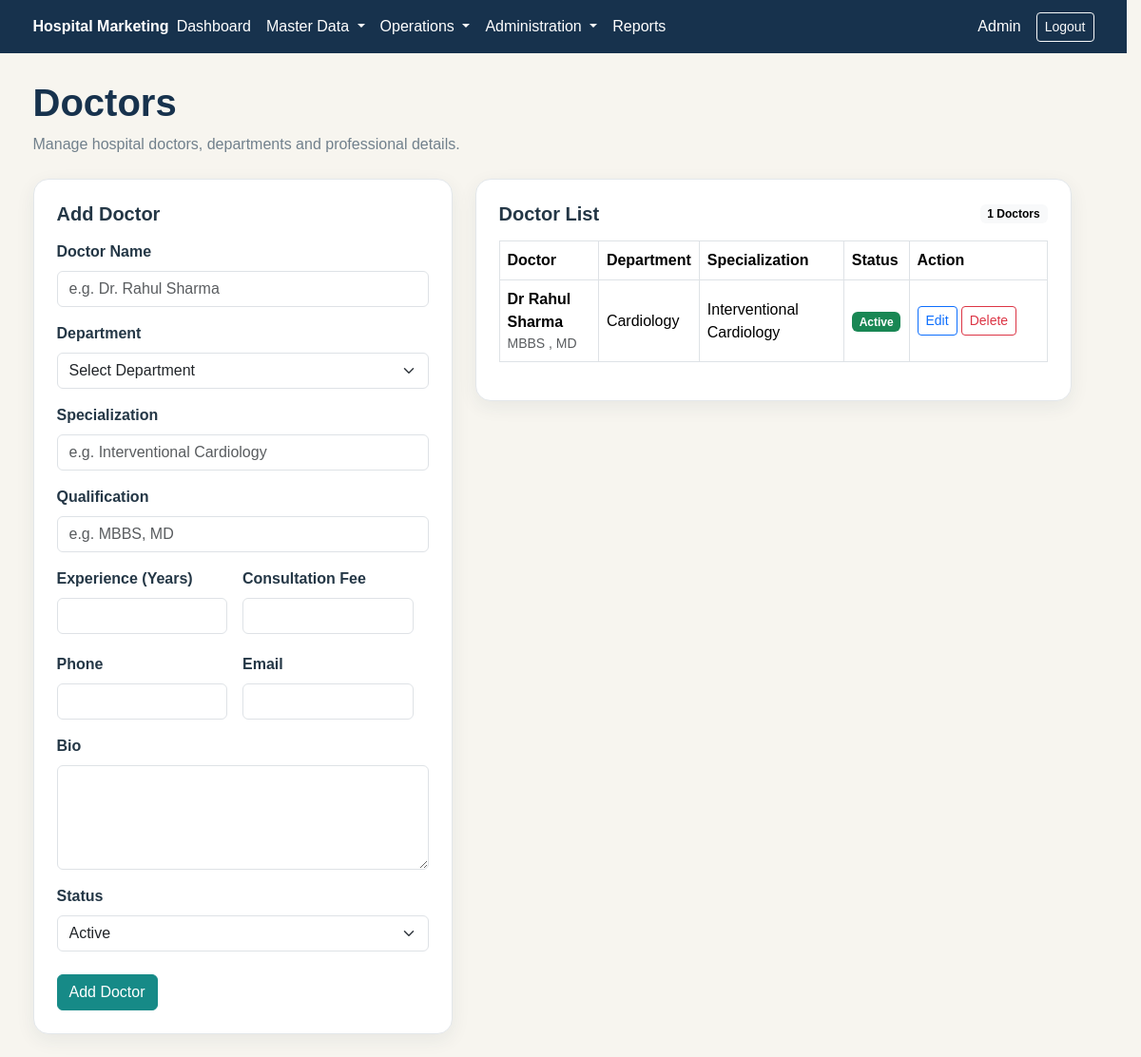
The app's page /admin/doctors/index.php (signed in) with its own data.
### tables this page shows
CREATE TABLE `doctors` (
  `id` int(10) UNSIGNED NOT NULL,
  `doctor_name` varchar(150) NOT NULL,
  `department_id` int(10) UNSIGNED DEFAULT NULL,
  `specialization` varchar(200) DEFAULT NULL,
  `qualification` varchar(200) DEFAULT NULL,
  `experience_years` int(10) UNSIGNED DEFAULT NULL,
  `phone` varchar(30) DEFAULT NULL,
  `email` varchar(190) DEFAULT NULL,
  `consultation_fee` decimal(10,2) DEFAULT NULL,
  `bio` text DEFAULT NULL,
  `status` enum('ACTIVE','INACTIVE') NOT NULL DEFAULT 'ACTIVE',
  `created_at` timestamp NOT NULL DEFAULT current_timestamp(),
  `updated_at` timestamp NOT NULL DEFAULT current_timestamp() ON UPDATE current_timestamp()
);

CREATE TABLE `departments` (
  `id` int(10) UNSIGNED NOT NULL,
  `department_name` varchar(150) NOT NULL,
  `department_code` varchar(50) DEFAULT NULL,
  `description` text DEFAULT NULL,
  `status` enum('ACTIVE','INACTIVE') NOT NULL DEFAULT 'ACTIVE',
  `created_at` timestamp NOT NULL DEFAULT current_timestamp(),
  `updated_at` timestamp NOT NULL DEFAULT current_timestamp() ON UPDATE current_timestamp()
);

### admin/doctors/index.php (the view, shortened to what this page needs)
<?php
require_once __DIR__ . '/../../config/database.php';
$edit_doctor = null;
$stmt = $pdo->query("
    SELECT
        d.id,
        d.doctor_name,
        d.department_id,
        d.specialization,
        d.qualification,
        d.experience_years,
        d.phone,
        d.email,
        d.consultation_fee,
        d.bio,
        d.status,
        d.created_at,
        d.updated_at,
        dp.department_name
    FROM doctors d
    LEFT JOIN departments dp
        ON dp.id = d.department_id
    ORDER BY d.doctor_name ASC
");
$doctors = $stmt->fetchAll();
require_once __DIR__ . '/../../includes/header.php';
?>
<main class="container py-4">
    <div class="mb-4">
        <h1 class="hm-page-title mt-1">
            Doctors
        </h1>
        <p class="hm-muted">
            Manage hospital doctors, departments and professional details.
        </p>
    </div>
    <div class="row g-4">
        <div class="col-lg-5">
            <div class="hm-card p-4">
                <h5 class="fw-bold mb-3">
                    <?php
                    echo $edit_doctor
                        ? 'Edit Doctor'
                        : 'Add Doctor';
                    ?>
                </h5>
                <form method="POST">
                    <div class="mb-3">
                        <label class="form-label fw-semibold">
                            Doctor Name
                        </label>
                        <input
                            type="text"
                            name="doctor_name"
                            class="form-control"
                            value="<?php
                            echo htmlspecialchars(
                                $edit_doctor['doctor_name']
                                ?? ''
                            );
                            ?>"
                            placeholder="e.g. Dr. Rahul Sharma"
                            required
                        >
                    </div>
                    <div class="mb-3">
                        <label class="form-label fw-semibold">
                            Department
                        </label>
                        <select
                            name="department_id"
                            class="form-select"
                        >
                            <option value="">
                                Select Department
                            </option>
                        </select>
                    </div>
                    <div class="mb-3">
                        <label class="form-label fw-semibold">
                            Specialization
                        </label>
                        <input
                            type="text"
                            name="specialization"
                            class="form-control"
                            value="<?php
                            echo htmlspecialchars(
                                $edit_doctor[
                                    'specialization'
                                ] ?? ''
                            );
                            ?>"
                            placeholder="e.g. Interventional Cardiology"
                        >
                    </div>
                    <div class="mb-3">
                        <label class="form-label fw-semibold">
                            Qualification
                        </label>
                        <input
                            type="text"
                            name="qualification"
                            class="form-control"
                            value="<?php
                            echo htmlspecialchars(
                                $edit_doctor[
                                    'qualification'
                                ] ?? ''
                            );
                            ?>"
                            placeholder="e.g. MBBS, MD"
                        >
                    </div>
                    <div class="row g-3">
                        <div class="col-md-6">
                            <label class="form-label fw-semibold">
                                Experience (Years)
                            </label>
                            <input
                                type="number"
                                name="experience_years"
                                class="form-control"
                                min="0"
                                value="<?php
                                echo htmlspecialchars(
                                    $edit_doctor[
                                        'experience_years'
                                    ] ?? ''
                                );
                                ?>"
                            >
                        </div>
                        <div class="col-md-6">
                            <label class="form-label fw-semibold">
                                Consultation Fee
                            </label>
                            <input
                                type="number"
                                name="consultation_fee"
                                class="form-control"
                                min="0"
                                step="0.01"
                                value="<?php
                                echo htmlspecialchars(
                                    $edit_doctor[
                                        'consultation_fee'
                                    ] ?? ''
                                );
                                ?>"
                            >
                        </div>
                    </div>
                    <div class="row g-3 mt-1">
                        <div class="col-md-6">
                            <label class="form-label fw-semibold">
                                Phone
                            </label>
                            <input
                                type="text"
                                name="phone"
                                class="form-control"
                                value="<?php
                                echo htmlspecialchars(
                                    $edit_doctor['phone']
                                    ?? ''
                                );
                                ?>"
                            >
                        </div>
                        <div class="col-md-6">
                            <label class="form-label fw-semibold">
                                Email
                            </label>
                            <input
                                type="email"
                                name="email"
                                class="form-control"
                                value="<?php
                                echo htmlspecialchars(
                                    $edit_doctor['email']
                                    ?? ''
                                );
                                ?>"
                            >
                        </div>
                    </div>
                    <div class="mb-3 mt-3">
                        <label class="form-label fw-semibold">
                            Bio
                        </label>
                        <textarea
                            name="bio"
                            class="form-control"
                            rows="4"
                        ><?php
                        ?></textarea>
                    </div>
                    <div class="mb-4">
                        <label class="form-label fw-semibold">
                            Status
                        </label>
                        <select
                            name="status"
                            class="form-select"
                        >
                            <option
                                value="ACTIVE"
                                <?php
                                echo (
                                    ($edit_doctor[
                                        'status'
                                    ] ?? 'ACTIVE')
                                    === 'ACTIVE'
                                )
                                    ? 'selected'
                                    : '';
                                ?>
                            >
                                Active
                            </option>
                        </select>
                    </div>
                    <div class="d-flex gap-2">
                        <button
                            type="submit"
                            class="btn btn-hm-primary"
                        >
                            <?php
                            echo $edit_doctor
                                ? 'Update Doctor'
                                : 'Add Doctor';
                            ?>
                        </button>
                    </div>
                </form>
            </div>
        </div>
        <div class="col-lg-7">
            <div class="hm-card p-4">
                <div
                    class="d-flex justify-content-between align-items-center mb-3"
                >
                    <h5 class="fw-bold mb-0">
                        Doctor List
                    </h5>
                    <span class="badge text-bg-light">
                        <?php echo count($doctors); ?>
                        Doctors
                    </span>
                </div>
                <div class="table-responsive">
                    <table
                        class="table table-bordered align-middle"
                    >
                        <thead>
                            <tr>
                                <th>
                                    Doctor
                                </th>
                                <th>
                                    Department
                                </th>
                                <th>
                                    Specialization
                                </th>
                                <th>
                                    Status
                                </th>
                                <th width="145">
                                    Action
                                </th>
                            </tr>
                        </thead>
                        <tbody>
                        <?php if (!empty($doctors)): ?>
                            <?php foreach (
                                $doctors
                                as $doctor
                            ): ?>
                                <tr>
                                    <td>
                                        <strong>
                                            <?php
                                            echo htmlspecialchars(
                                                $doctor[
                                                    'doctor_name'
                                                ]
                                            );
                                            ?>
                                        </strong>
                                        <?php
                                        if (
                                            !empty(
                                                $doctor[
                                                    'qualification'
                                                ]
                                            )
                                        ):
                                        ?>
                                            <div class="small text-muted">
                                                <?php
                                                echo htmlspecialchars(
                                                    $doctor[
                                                        'qualification'
                                                    ]
                                                );
                                                ?>
                                            </div>
                                        <?php endif; ?>
                                    </td>
                                    <td>
                                        <?php
                                        echo htmlspecialchars(
                                            $doctor[
                                                'department_name'
                                            ] ?? '-'
                                        );
                                        ?>
                                    </td>
                                    <td>
                                        <?php
                                        echo htmlspecialchars(
                                            $doctor[
                                                'specialization'
                                            ] ?? '-'
                                        );
                                        ?>
                                    </td>
                                    <td>
                                        <?php if (
                                            $doctor['status']
                                            === 'ACTIVE'
                                        ): ?>
                                            <span class="badge text-bg-success">
                                                Active
                                            </span>
                                        <?php else: ?>
                                            <span class="badge text-bg-secondary">
                                                Inactive
                                            </span>
                                        <?php endif; ?>
                                    </td>
                                    <td>
                                        <div class="d-flex gap-1">
                                            <a
                                                href="<?php echo BASE_URL; ?>/admin/doctors/?edit=<?php echo (int) $doctor['id']; ?>"
                                                class="btn btn-sm btn-outline-primary"
                                            >
                                                Edit
                                            </a>
                                            <form
                                                method="POST"
                                                onsubmit="return confirm('Delete this doctor?');"
                                            >
                                                <button
                                                    type="submit"
                                                    class="btn btn-sm btn-outline-danger"
                                                >
                                                    Delete
                                                </button>
                                            </form>
                                        </div>
                                    </td>
                                </tr>
                            <?php endforeach; ?>
                        <?php endif; ?>
                        </tbody>
                    </table>
                </div>
            </div>
        </div>
    </div>
</main>
<?php
require_once __DIR__ . '/../../includes/footer.php';
?>

### records on screen
doctors: doctor_name "Dr Rahul Sharma", qualification "MBBS , MD", department.department_name "Cardiology", specialization "Interventional Cardiology", status "Active"

### other values on screen
$user['name'] "Admin"
count($doctors) "1"
